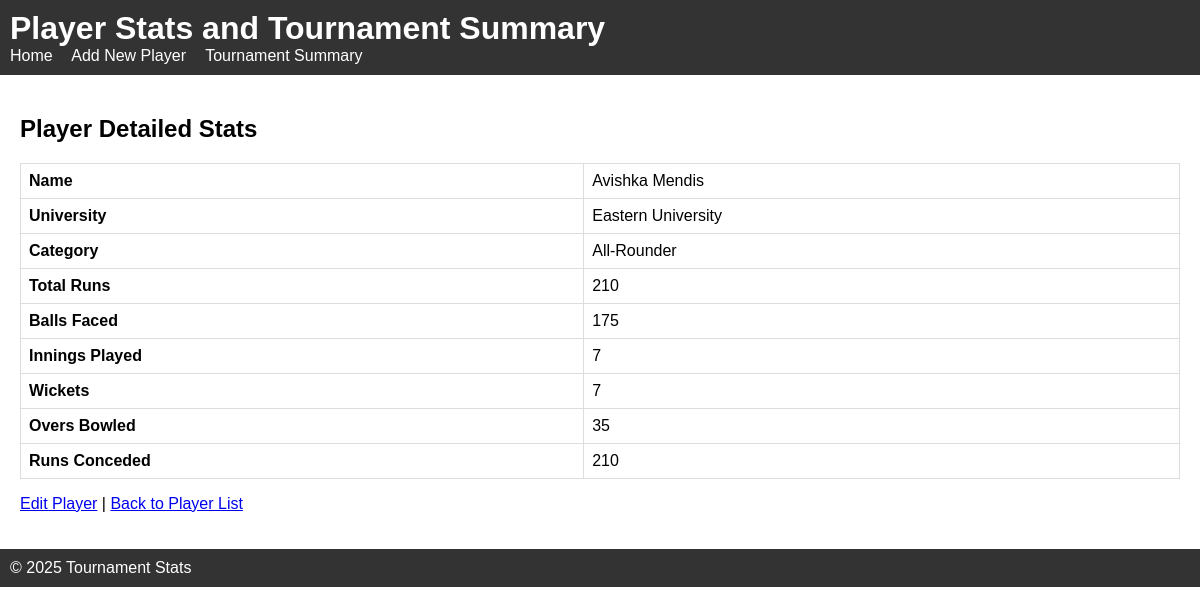
/AdminPanel/view.php?player_name=Avishka+Mendis, run on the app's committed database.
### tables this page shows
CREATE TABLE `sample_data` (
  `Name` varchar(22) DEFAULT NULL,
  `University` varchar(42) DEFAULT NULL,
  `Category` varchar(11) DEFAULT NULL,
  `Total Runs` varchar(10) DEFAULT NULL,
  `Balls Faced` varchar(11) DEFAULT NULL,
  `Innings Played` varchar(14) DEFAULT NULL,
  `Wickets` varchar(7) DEFAULT NULL,
  `Overs Bowled` varchar(12) DEFAULT NULL,
  `Runs Conceded` varchar(13) DEFAULT NULL
);

### AdminPanel/view.php (the view, shortened to what this page needs)
<?php
require_once 'includes/db.php';
include 'includes/header.php';
$playerName = $conn->real_escape_string($_GET['player_name']);
$sql = "SELECT * FROM sample_data WHERE `Name` = '$playerName'";
$result = $conn->query($sql);
$player = $result->fetch_assoc();
?>
<h2>Player Detailed Stats</h2>
<table border="1" cellspacing="0" cellpadding="5">
    <tr>
        <th>Name</th>
        <td><?php echo htmlspecialchars($player['Name']); ?></td>
    </tr>
    <tr>
        <th>University</th>
        <td><?php echo htmlspecialchars($player['University']); ?></td>
    </tr>
    <tr>
        <th>Category</th>
        <td><?php echo htmlspecialchars($player['Category']); ?></td>
    </tr>
    <tr>
        <th>Total Runs</th>
        <td><?php echo htmlspecialchars($player['Total Runs']); ?></td>
    </tr>
    <tr>
        <th>Balls Faced</th>
        <td><?php echo htmlspecialchars($player['Balls Faced']); ?></td>
    </tr>
    <tr>
        <th>Innings Played</th>
        <td><?php echo htmlspecialchars($player['Innings Played']); ?></td>
    </tr>
    <tr>
        <th>Wickets</th>
        <td><?php echo htmlspecialchars($player['Wickets']); ?></td>
    </tr>
    <tr>
        <th>Overs Bowled</th>
        <td><?php echo htmlspecialchars($player['Overs Bowled']); ?></td>
    </tr>
    <tr>
        <th>Runs Conceded</th>
        <td><?php echo htmlspecialchars($player['Runs Conceded']); ?></td>
    </tr>
</table>
<p>
    <a href="edit.php?player_name=<?php echo urlencode($player['Name']); ?>">Edit Player</a> |
    <a href="index.php">Back to Player List</a>
</p>
<?php include 'includes/footer.php'; ?>

### AdminPanel/css/style.css (style rules this page uses)
body { font-family: Arial, sans-serif; margin: 0; padding: 0; }
table { width: 100%; border-collapse: collapse; margin-top: 10px; }
table, th, td { border: 1px solid #ddd; }
th, td { padding: 8px; text-align: left; }

### data on the page
sample_data: Name "Avishka Mendis", University "Eastern University", Category "All-Rounder", Total Runs "210", Balls Faced "175", Innings Played "7", Wickets "7", Overs Bowled "35", Runs Conceded "210"
